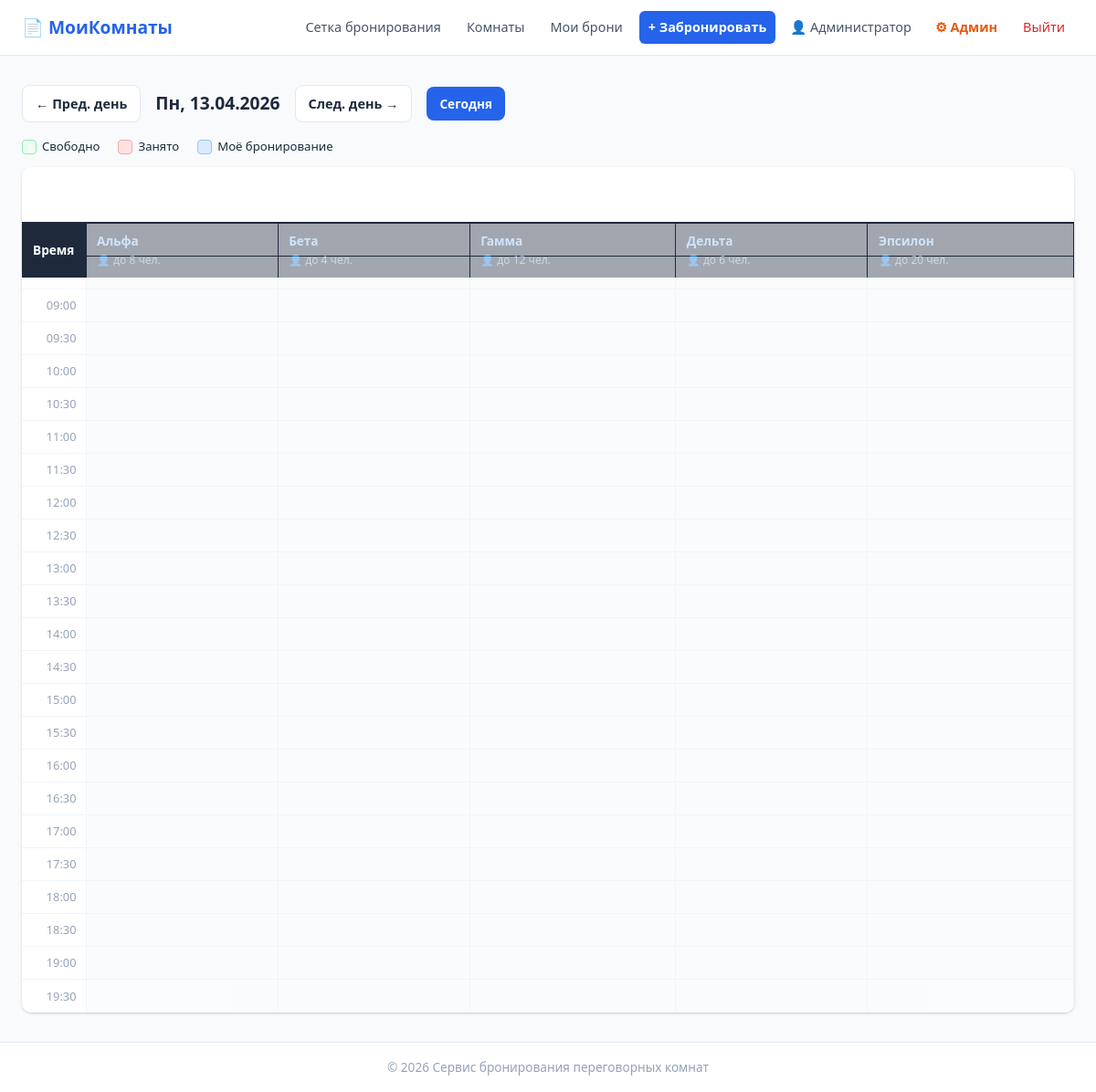
Screenshot of /?date=2026-04-13 (signed in) with the database file from the repository.
### tables this page shows
CREATE TABLE IF NOT EXISTS `rooms` (
  `id`          INT UNSIGNED AUTO_INCREMENT PRIMARY KEY,
  `name`        VARCHAR(120) NOT NULL,
  `capacity`    TINYINT UNSIGNED NOT NULL DEFAULT 6,
  `floor`       TINYINT UNSIGNED NOT NULL DEFAULT 1,
  `description` TEXT DEFAULT NULL,
  `created_at`  DATETIME NOT NULL DEFAULT CURRENT_TIMESTAMP
);

### index.php (the view, shortened to what this page needs)
<?php
$db = getDB();
$dateStr = $_GET['date'] ?? date('Y-m-d');
$date    = date('Y-m-d', strtotime($dateStr));
$prev    = date('Y-m-d', strtotime($date . ' -1 day'));
$next    = date('Y-m-d', strtotime($date . ' +1 day'));
$today   = date('Y-m-d');
$slots = [];
for ($h = 8; $h < 20; $h++) {
    $slots[] = sprintf('%02d:00', $h);
    $slots[] = sprintf('%02d:30', $h);
}
$rooms = $db->query("SELECT * FROM rooms ORDER BY floor, name")->fetchAll();
$grid = [];
foreach ($rooms as $room) {
    $grid[$room['id']] = [];
}
require_once __DIR__ . '/includes/header.php';
?>
<div class="container">
  <div class="grid-toolbar">
    <a href="?date=<?= $prev ?>" class="btn-nav-day">&#8592; Пред. день</a>
    <div class="grid-date">
      <?php
        $dayNames = ['Вс','Пн','Вт','Ср','Чт','Пт','Сб'];
        $dow = (int)date('w', strtotime($date));
        echo $dayNames[$dow] . ', ' . date('d.m.Y', strtotime($date));
      ?>
    </div>
    <a href="?date=<?= $next ?>" class="btn-nav-day">След. день &#8594;</a>
    <?php if ($date !== $today): ?>
      <a href="?" class="btn-today">Сегодня</a>
    <?php endif; ?>
  </div>
  <div class="grid-legend">
    <span class="legend-free">Свободно</span>
    <span class="legend-busy">Занято</span>
    <span class="legend-mine">Моё бронирование</span>
  </div>
  <div class="booking-grid-wrap">
    <table class="booking-grid">
      <thead>
        <tr>
          <th class="time-col">Время</th>
          <?php foreach ($rooms as $room): ?>
            <th>
              <a href="/rooms.php#room-<?= $room['id'] ?>"><?= htmlspecialchars($room['name']) ?></a>
              <div class="room-cap">&#128100; до <?= $room['capacity'] ?> чел.</div>
            </th>
          <?php endforeach; ?>
        </tr>
      </thead>
      <tbody>
        <?php foreach ($slots as $slot): ?>
        <tr>
          <td class="time-cell"><?= $slot ?></td>
          <?php foreach ($rooms as $room): ?>
            <?php
              $b   = $grid[$room['id']][$slot] ?? null;
              $mine = $b && isLoggedIn() && $b['employee_id'] == currentUserId();
              $cls  = $b ? ($mine ? 'cell-mine' : 'cell-busy') : 'cell-free';
              $slotTs  = strtotime($date . ' ' . $slot);
              $isPast  = $slotTs < time() && $date <= $today;
            ?>
            <td class="grid-cell <?= $cls ?> <?= $isPast ? 'cell-past' : '' ?>">
            </td>
          <?php endforeach; ?>
        </tr>
        <?php endforeach; ?>
      </tbody>
    </table>
  </div>
</div>
<?php require_once __DIR__ . '/includes/footer.php'; ?>

### style.css (style rules this page uses)
*, *::before, *::after { box-sizing: border-box; margin: 0; padding: 0; }
:root { --blue: #2563eb; --blue-h: #1d4ed8; --green: #16a34a; --red: #dc2626; --orange: #ea580c; --gray-50: #f8fafc; --gray-100:#f1f5f9; --gray-200:#e2e8f0; --gray-400:#94a3b8; --gray-600:#475569; --gray-800:#1e293b; --radius: 8px; --shadow: 0 1px 3px rgba(0,0,0,.12), 0 1px 2px rgba(0,0,0,.08); --shadow-md: 0 4px 6px -1px rgba(0,0,0,.1), 0 2px 4px -1px rgba(0,0,0,.06); }
body { font-family: 'Segoe UI', system-ui, sans-serif; background: var(--gray-50); color: var(--gray-800); line-height: 1.6; }
.container { max-width: 1400px; margin: 0 auto; padding: 32px 24px; }
.grid-toolbar { display: flex; align-items: center; gap: 16px; margin-bottom: 16px; flex-wrap: wrap; }
.btn-nav-day { background: #fff; border: 1px solid var(--gray-200); padding: 8px 14px; border-radius: var(--radius); text-decoration: none; color: var(--gray-800); font-size: .9rem; font-weight: 600; transition: background .15s; }
.btn-today { background: var(--blue); color: #fff; padding: 8px 14px; border-radius: var(--radius); text-decoration: none; font-size: .85rem; font-weight: 600; }
.grid-date { font-size: 1.2rem; font-weight: 700; }
.grid-legend { display: flex; gap: 20px; margin-bottom: 12px; font-size: .82rem; flex-wrap: wrap; }
.grid-legend span { display: flex; align-items: center; gap: 6px; }
.grid-legend span::before { content: ''; width: 16px; height: 16px; border-radius: 4px; display: inline-block; }
.legend-free::before { background: #f0fdf4; border: 1px solid #86efac; }
.legend-busy::before { background: #fee2e2; border: 1px solid #fca5a5; }
.legend-mine::before { background: #dbeafe; border: 1px solid #93c5fd; }
.booking-grid-wrap { overflow-x: auto; border-radius: 10px; box-shadow: var(--shadow); }
.booking-grid { width: 100%; border-collapse: collapse; background: #fff; min-width: 700px; }
.booking-grid th { background: var(--gray-800); color: #fff; padding: 10px 12px; text-align: left; font-size: .85rem; position: sticky; top: 60px; }
.booking-grid th a { color: #93c5fd; text-decoration: none; }
.room-cap { font-size: .75rem; color: var(--gray-400); font-weight: 400; }
.time-col { width: 70px; }
.time-cell { font-size: .8rem; color: var(--gray-400); padding: 0 10px; border-top: 1px solid var(--gray-100); white-space: nowrap; text-align: right; }
.grid-cell { border: 1px solid var(--gray-100); height: 36px; padding: 2px 4px; vertical-align: top; position: relative; }
.cell-free { background: #f0fdf4; }
.cell-past { background: var(--gray-50) !important; opacity: .6; }

### rows the page displays
rooms: name "Альфа", capacity "8"
rooms: name "Бета", capacity "4"
rooms: name "Гамма", capacity "12"
rooms: name "Дельта", capacity "6"
rooms: name "Эпсилон", capacity "20"

### other values shown
$_SESSION['user_name'] "Администратор"
$dayNames[$dow] "Пн"
date('d.m.Y', strtotime($date)) "13.04.2026"
$slot "09:00"
$slot "09:30"
$slot "10:00"
$slot "10:30"
$slot "11:00"
$slot "11:30"
$slot "12:00"
$slot "12:30"
$slot "13:00"
$slot "13:30"
$slot "14:00"
$slot "14:30"
